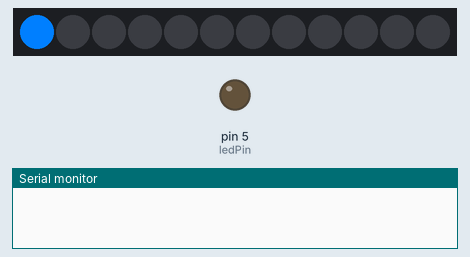
This sketch was run on a simulated Arduino Uno, built with avr-gcc and run on an emulated ATmega328P. On the bench: 12 RGB LEDs in strip order, left to right, output pins drawn as LEDs (lit = HIGH), the last lines printed to the serial monitor. Dim RGB values are drawn brighter than linear; the local clock reads 2024-03-15 10:24:30 at power-on unless the sketch sets it; random numbers use the default seed unless the sketch sets one.

Above: at 0.01 s.
At 7.34 s:
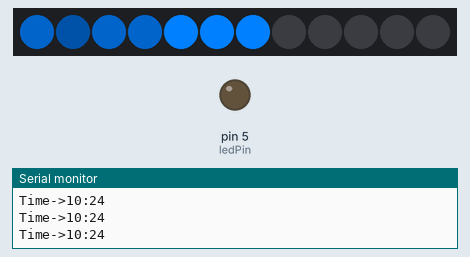
At 10.21 s:
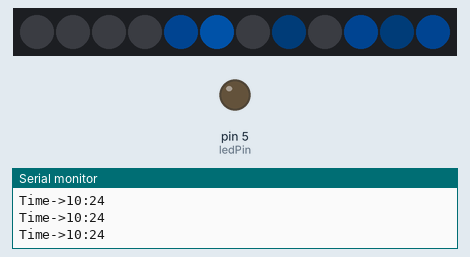
At 14.68 s:
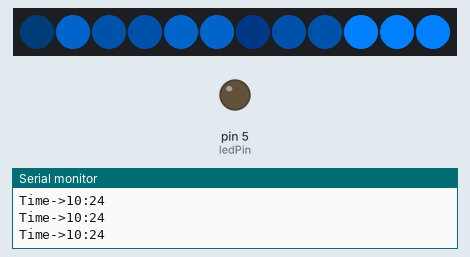
At 26.76 s:
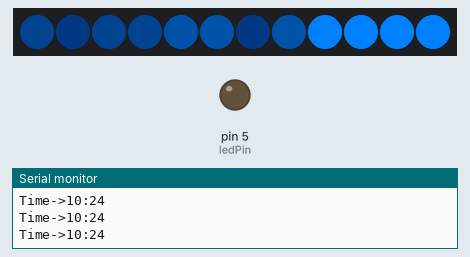
At 39.63 s:
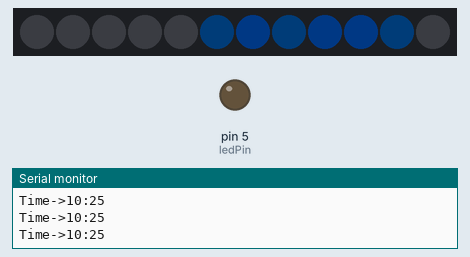

The sketch:

Nigh_light.ino
```cpp
#include <SPI.h>
#include <Wire.h>
#include <Sodaq_DS3231.h>
int ledPin = 5;
#include "FastLED.h"
#define NUM_LEDS 12
CRGB leds[NUM_LEDS];
#define PIN A3

void setup()
{
 Serial.begin(9600);
 rtc.begin();
 //setRTCTime();
 FastLED.addLeds<WS2811, PIN, GRB>(leds, NUM_LEDS).setCorrection( TypicalLEDStrip );
  while (!Serial) {
       delay(1);
  }
}
void loop()
{
    meteorRain(0, 127, 255,2, 150, true, 70);
    DateTime now = rtc.now(); //get the current date-time
    Serial.print("Time->");
    Serial.print( now.hour() ,DEC);
    Serial.print(":");
    Serial.println( now.minute() ,DEC);
    if(06<=now.hour()&&now.hour()<=21)
     {
        analogWrite(ledPin, 0);
     }
    else
     {

          for (int fadeValue = 100 ; fadeValue <= 200; fadeValue += 5) {
            // sets the value (range from 0 to 255):
            analogWrite(ledPin, fadeValue);
            delay(160);
          }

          // fade out from max to min in increments of 5 points:
          for (int fadeValue = 200 ; fadeValue >= 100; fadeValue -= 5) {
            // sets the value (range from 0 to 255):
            analogWrite(ledPin, fadeValue);
            delay(140);
         }
    }
}
void showStrip() {
 #ifdef ADAFRUIT_NEOPIXEL_H
   // NeoPixel
   strip.show();
 #endif
 #ifndef ADAFRUIT_NEOPIXEL_H
   // FastLED
   FastLED.show();
 #endif
}

void setPixel(int Pixel, byte red, byte green, byte blue) {
 #ifdef ADAFRUIT_NEOPIXEL_H
   // NeoPixel
   strip.setPixelColor(Pixel, strip.Color(red, green, blue));
 #endif
 #ifndef ADAFRUIT_NEOPIXEL_H
   // FastLED
   leds[Pixel].r = red;
   leds[Pixel].g = green;
   leds[Pixel].b = blue;
 #endif
}

void setAll(byte red, byte green, byte blue) {
  for(int i = 0; i < NUM_LEDS; i++ ) {
    setPixel(i, red, green, blue);
  }
  showStrip();
}

void meteorRain(byte red, byte green, byte blue, byte meteorSize, byte meteorTrailDecay, boolean meteorRandomDecay, int SpeedDelay) {
  setAll(0,0,0);

  for(int i = 0; i < NUM_LEDS+NUM_LEDS; i++) {


    // fade brightness all LEDs one step
    for(int j=0; j<NUM_LEDS; j++) {
      if( (!meteorRandomDecay) || (random(10)>5) ) {
        fadeToBlack(j, meteorTrailDecay );
      }
    }

    // draw meteor
    for(int j = 0; j < meteorSize; j++) {
      if( ( i-j <NUM_LEDS) && (i-j>=0) ) {
        setPixel(i-j, red, green, blue);
      }
    }

    showStrip();
    delay(SpeedDelay);
  }
}

void fadeToBlack(int ledNo, byte fadeValue) {
 #ifdef ADAFRUIT_NEOPIXEL_H
    // NeoPixel
    uint32_t oldColor;
    uint8_t r, g, b;
    int value;

    oldColor = strip.getPixelColor(ledNo);
    r = (oldColor & 0x00ff0000UL) >> 16;
    g = (oldColor & 0x0000ff00UL) >> 8;
    b = (oldColor & 0x000000ffUL);

    r=(r<=10)? 0 : (int) r-(r*fadeValue/256);
    g=(g<=10)? 0 : (int) g-(g*fadeValue/256);
    b=(b<=10)? 0 : (int) b-(b*fadeValue/256);

    strip.setPixelColor(ledNo, r,g,b);
 #endif
 #ifndef ADAFRUIT_NEOPIXEL_H
   // FastLED
   leds[ledNo].fadeToBlackBy( fadeValue );
 #endif
}
void setRTCTime()
{
  DateTime dt(2019, 8, 26, 22, 30 , 30, 7); // Year, Month, Day, Hour, Minutes, Seconds, Day of Week
  rtc.setDateTime(dt); //Adjust date-time as defined 'dt' above
}
```
